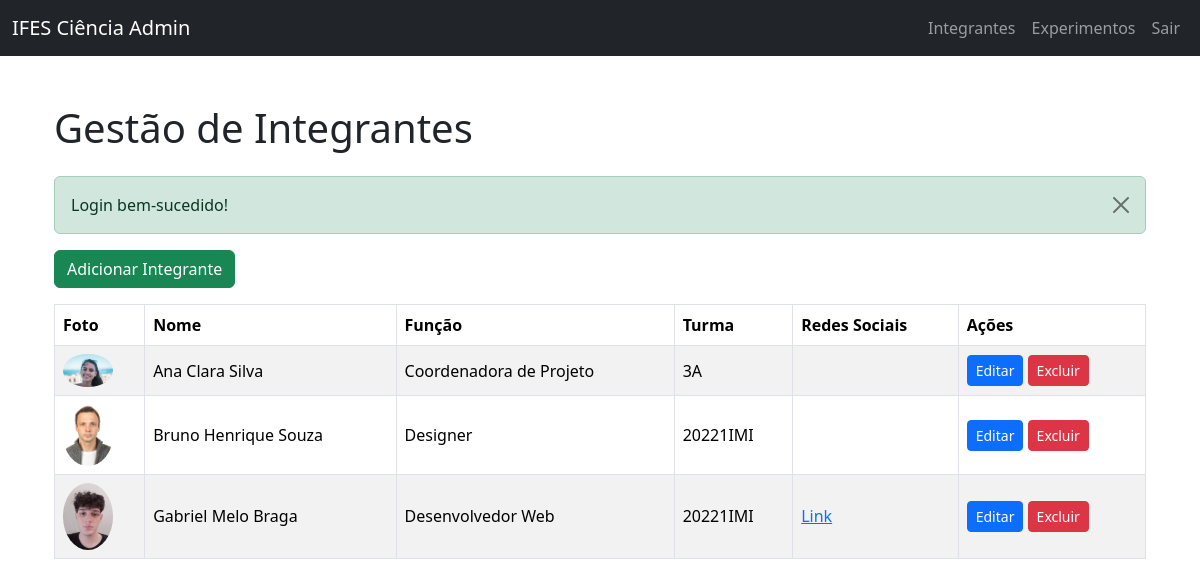
The page /admin/integrantes (signed in) on the database its author committed.
### tables this page shows
CREATE TABLE integrante (
    id_integrante   INTEGER PRIMARY KEY AUTOINCREMENT,
    nome            TEXT    NOT NULL,
    turma           TEXT    NOT NULL,
    funcao          TEXT    NOT NULL,
    foto            TEXT    NULL,
    redes_sociais   TEXT    NULL
);

### main.py (the view)
@app.get("/admin/integrantes", response_class=HTMLResponse)
async def listar_integrantes(request: Request, _=Depends(verificar_login_admin)):
    integrantes = integrante_repo.obter_todos_integrantes()
    return templates.TemplateResponse("/admin/admin_dashboard.html", {
        "request": request,
        "integrantes": integrantes,
        "flash_messages": get_flash_messages(request)
    })

### templates/admin/admin_dashboard.html (shortened to what this page needs)
{% extends "admin/layout.html" %}
{% block content %}
<div class="container my-5">
    <h1 class="mb-4">Gestão de Integrantes</h1>
    {% for msg in flash_messages %}
    <div class="alert alert-{{ msg.type }} alert-dismissible fade show" role="alert">
        {{ msg.message }}
        <button type="button" class="btn-close" data-bs-dismiss="alert"></button>
    </div>
    {% endfor %}
    <button class="btn btn-success mb-3" data-bs-toggle="modal" data-bs-target="#modalAdicionarIntegrante">
        Adicionar Integrante
    </button>
    <table class="table table-striped table-bordered align-middle">
        <thead>
            <tr>
                <th>Foto</th>
                <th>Nome</th>
                <th>Função</th>
                <th>Turma</th>
                <th>Redes Sociais</th>
                <th>Ações</th>
            </tr>
        </thead>
        <tbody>
            {% for integrante in integrantes %}
            <tr>
                <td><img src="{{ integrante.foto }}" alt="{{ integrante.nome }}" width="50" class="rounded-circle"></td>
                <td>{{ integrante.nome }}</td>
                <td>{{ integrante.funcao }}</td>
                <td>{{ integrante.turma }}</td>
                <td>
                    {% if integrante.redes_sociais %}
                    <a href="{{ integrante.redes_sociais }}" target="_blank">Link</a>
                    {% endif %}
                </td>
                <td>
                    <button class="btn btn-primary btn-sm" data-bs-toggle="modal" data-bs-target="#modalEditarIntegrante{{ integrante.id }}">
                        Editar
                    </button>
                    <form action="/admin/integrantes/excluir/{{ integrante.id }}" method="post" class="d-inline">
                        <button type="submit" class="btn btn-danger btn-sm">Excluir</button>
                    </form>
                </td>
            </tr>
            {% endfor %}
        </tbody>
    </table>
</div>
{% endblock %}

### rows shown on the page
integrante: foto (picture), nome "Ana Clara Silva", funcao "Coordenadora de Projeto", turma "3A"
integrante: foto (picture), nome "Bruno Henrique Souza", funcao "Designer", turma "20221IMI"
integrante: foto (picture), nome "Gabriel Melo Braga", funcao "Desenvolvedor Web", turma "20221IMI"

### other values the page prints
{{ msg.message }} "Login bem-sucedido!"
